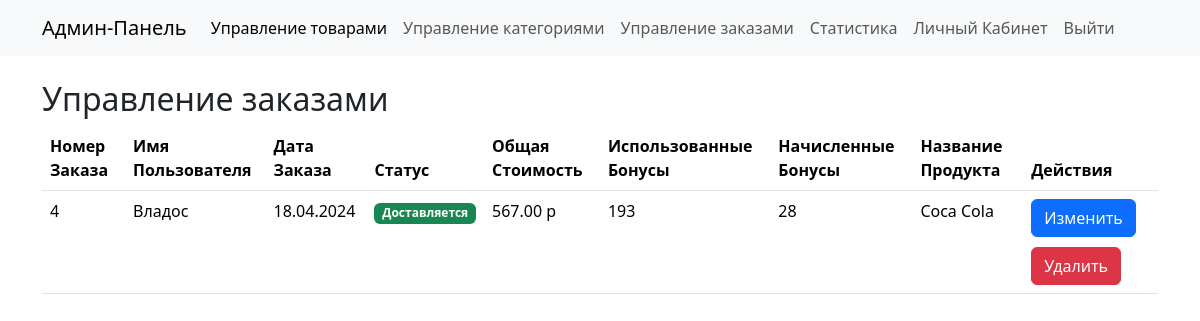
The app's page /admin/orders/order_admin.php, older data.
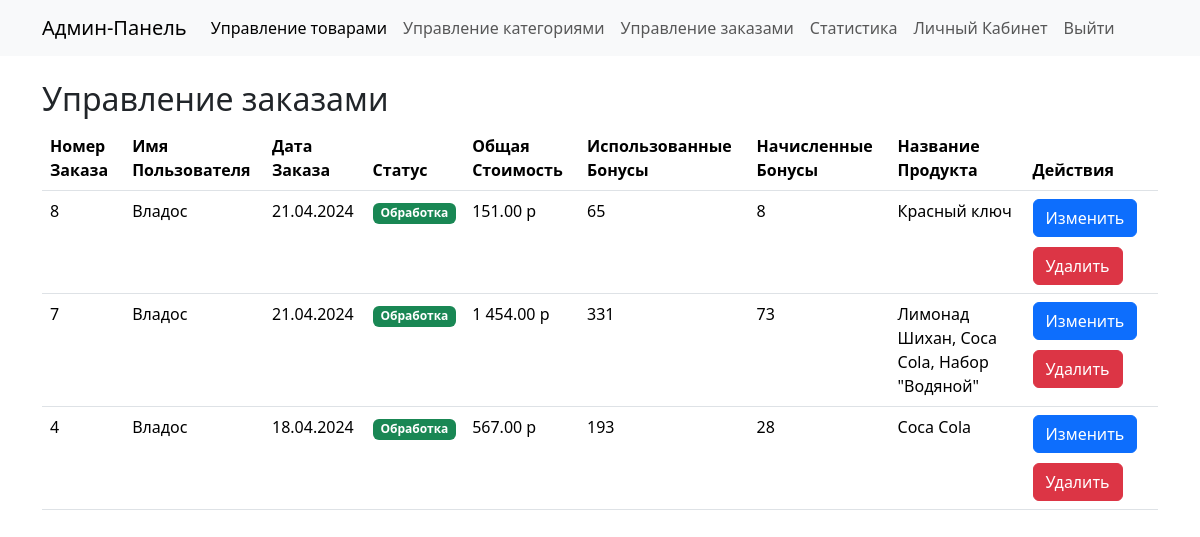
The same page, newer data.
### tables this page shows
CREATE TABLE `Orders` (
  `Id_order` int NOT NULL,
  `User_id` int NOT NULL,
  `Date_of_order` datetime NOT NULL,
  `Status` enum('Обработка','Доставляется','Отменен') NOT NULL,
  `Total_price` decimal(25,0) NOT NULL,
  `Used_bonuses` decimal(10,0) DEFAULT NULL,
  `Accrued_bonuses` decimal(10,0) DEFAULT NULL,
  `Delivery_address` varchar(255) DEFAULT NULL,
  `Delivery_method` varchar(50) DEFAULT NULL
);

CREATE TABLE `users` (
  `User_id` int NOT NULL,
  `Email` varchar(50) NOT NULL,
  `Password_hash` varchar(255) NOT NULL,
  `Bonus_points` decimal(10,0) NOT NULL,
  `role` enum('admin','user') NOT NULL DEFAULT 'user',
  `contact_info` varchar(255) NOT NULL DEFAULT 'Данных нет.',
  `name` varchar(33) NOT NULL DEFAULT 'Данных нет.'
);

### admin/orders/order_admin.php (the view, shortened to what this page needs)
<?php
include '../../database/connectdb.php';
$query = "SELECT o.Id_order, o.Date_of_order, o.Status, o.Total_price, o.Used_bonuses, o.Accrued_bonuses, u.name AS UserName, GROUP_CONCAT(p.Name SEPARATOR ', ') AS ProductNames
          FROM Orders o
          JOIN Order_Product op ON o.Id_order = op.Id_order
          JOIN Product p ON op.Id_product = p.Id_product
          JOIN users u ON o.User_id = u.User_id
          GROUP BY o.Id_order
          ORDER BY o.Date_of_order DESC";
$result = $mysqli->query($query);
?>
<!DOCTYPE html>
<html lang="ru">
<head>
    <link href="https://cdn.jsdelivr.net/npm/bootstrap@5.3.2/dist/css/bootstrap.min.css" rel="stylesheet">
</head>
<body>
<?php include '../nav/nav_admin.php'; ?>
    <div class="container mt-4">
        <h2>Управление заказами</h2>
        <table class="table">
            <thead>
                <tr>
                    <th scope="col">Номер Заказа</th>
                    <th scope="col">Имя Пользователя</th>
                    <th scope="col">Дата Заказа</th>
                    <th scope="col">Статус</th>
                    <th scope="col">Общая Стоимость</th>
                    <th scope="col">Использованные Бонусы</th>
                    <th scope="col">Начисленные Бонусы</th>
                    <th scope="col">Название Продукта</th>
                    <th scope="col">Действия</th>
                </tr>
            </thead>
            <tbody>
    <?php while ($row = $result->fetch_assoc()): ?>
        <tr>
            <td><?= htmlspecialchars($row['Id_order']) ?></td>
            <td><?= htmlspecialchars($row['UserName']) ?></td>
            <td><?= htmlspecialchars(date('d.m.Y', strtotime($row['Date_of_order']))) ?></td>
            <td>
                <span class="badge <?= $row['Status'] === 'Отменен' ? 'bg-danger' : 'bg-success' ?>">
                    <?= htmlspecialchars($row['Status']) ?>
                </span>
            </td>
            <td><?= htmlspecialchars(number_format($row['Total_price'], 2, '.', ' ')) ?> р</td>
            <td><?= htmlspecialchars($row['Used_bonuses']) ?></td>
            <td><?= htmlspecialchars($row['Accrued_bonuses']) ?></td>
            <td><?= htmlspecialchars($row['ProductNames']) ?></td>
            <td>
                <button class='btn btn-edit' data-bs-toggle='modal' data-bs-target='#editOrderModal-<?= $row['Id_order'] ?>'>Изменить</button>
                <form method="POST" action="" style="display: inline-block;">
                                <button type="submit" name="delete_order" class="btn btn-delete">Удалить</button>
                </form>
            </td>
        </tr>
    <?php endwhile; ?>
</tbody>
</body>
</html>

Row changes from the older to the newer data that the page shows:
added orders: Id_order "8", User.name "Владос", Date_of_order "21.04.2024", Status "Обработка", Total_price "151.00", Used_bonuses "65", Accrued_bonuses "8", ProductNames "Красный ключ"
added orders: Id_order "7", User.name "Владос", Date_of_order "21.04.2024", Status "Обработка", Total_price "1 454.00", Used_bonuses "331", Accrued_bonuses "73", ProductNames "Лимонад Шихан, Coca Cola, Набор \"Водяной\""
changed orders id 4: Status "Доставляется" → "Обработка"
